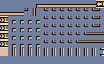

This game map was drawn from its Tiled (.tmx) file and the tilesets committed beside it. A one-line description and the full map source follow:
An orthogonal 13x8 tile map with 8x8 px tiles, 1 tile layer (Tile Layer 1).

<map version="1.9" tiledversion="1.9.1" orientation="orthogonal" renderorder="right-down" width="13" height="8" tilewidth="8" tileheight="8" infinite="0" nextlayerid="2" nextobjectid="1">
 <tileset firstgid="1" name="MenuTiles" tilewidth="8" tileheight="8" tilecount="128" columns="16">
  <image source="../../Image/Png/MenuTiles.png" width="128" height="64" />
 </tileset>
 <layer id="1" name="Tile Layer 1" width="13" height="8">
  <data encoding="csv">
1,1,1,1,2147483654,3,3,3,3,3,3,3,36,
4,3,3,34,2147483655,27,27,27,27,27,27,27,32,
37,2,2,2,2,27,27,27,27,27,27,27,32,
37,2,2,2,2,27,27,27,27,27,27,27,32,
37,2,2,2,2,27,27,27,27,27,27,28,33,
37,2,2,2,2,27,27,27,27,27,28,29,30,
26,24,24,24,24,24,24,24,24,24,24,24,35,
1,1,1,1,1,1,1,1,1,1,1,1,1
</data>
 </layer>
</map>
